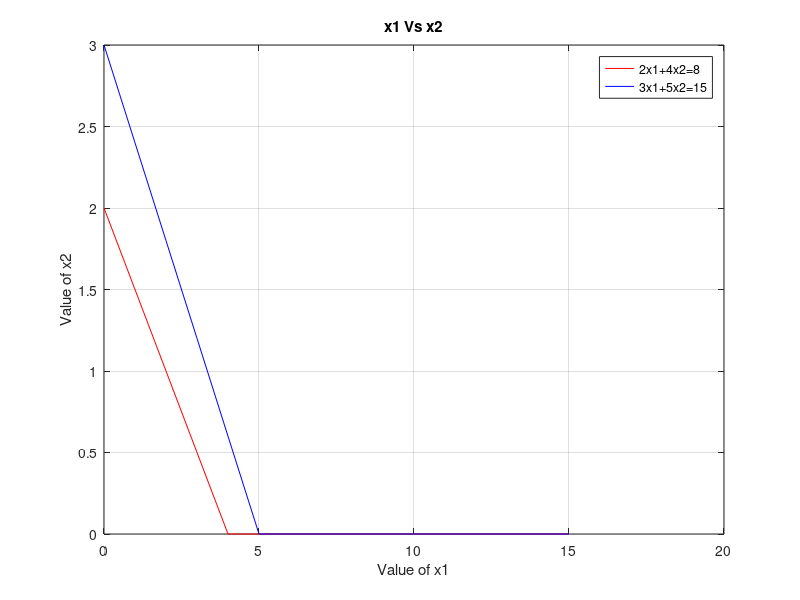

Source code (MATLAB):
%% Graphical Method
%%Step 1: Input Parameters
C=[3 2]; %% Objective function
A=[2 4;3 5]; %%Constraints
B=[8;15];

%%Step 2: Plotting of Graph
x1 = 0:1:max(B);
x21 = (B(1)-A(1,1).*x1)./A(1,2);
x22 = (B(2)-A(2,1).*x1)./A(2,2);
x21=max(0,x21);
x22=max(0,x22);
plot(x1,x21,'r',x1,x22,'b');
xlabel('Value of x1');
ylabel('Value of x2');
title('x1 Vs x2');
legend('2x1+4x2=8','3x1+5x2=15');
grid on;

%%Step 3:Finding corner points with the axes
cx1= find(x1==0);
c1= find(x21==0);
Line1=[x1(:,[c1,cx1]); x21(:,[c1,cx1])]';

c2= find(x22==0);
Line2=[x1(:,[c2,cx1]); x22(:,[c2,cx1])]';
cornerpoint=unique([Line1;Line2],'rows');
%%Step 4: Intersection Points
GM=[];
for i=1:size(A);
    con1 =A(i,:);
    b1=B(i);
    for j=i+1:size(A);
        con2=A(j,:);
        b2=B(j);
        Aa=[con1;con2];
        Bb=[b1;b2];
        X= Aa\Bb;
        GM=[GM X];
    end
end
pt=GM';

%%Write all the corner points
allpoints = [pt;cornerpoint];
points=unique(allpoints,'rows')

%%Step 6:Find the Feasible Region
for i=1:size(points,1)
    const1(i)=A(1,1)*points(i,1)+A(1,2)*points(i,2) - B(1); %% <=sign
    const2(i)=A(2,1)*points(i,1)+A(2,2)*points(i,2) - B(2); %% <=sign
end
s1=find(const1>0);
s2=find(const2>0);
S=unique([s1 s2]);
points(S,:)=[];
%%Step 7:Compute objective function
value = points*C';
table =[points value];
%%Step 8: Find the optimal Solution
[obj,index]=max(value);
x1 =points(index,1);
x2 =points(index,2);
fprintf('Objective function value is %d at(%d,%d)\n',obj,x1,x2);




